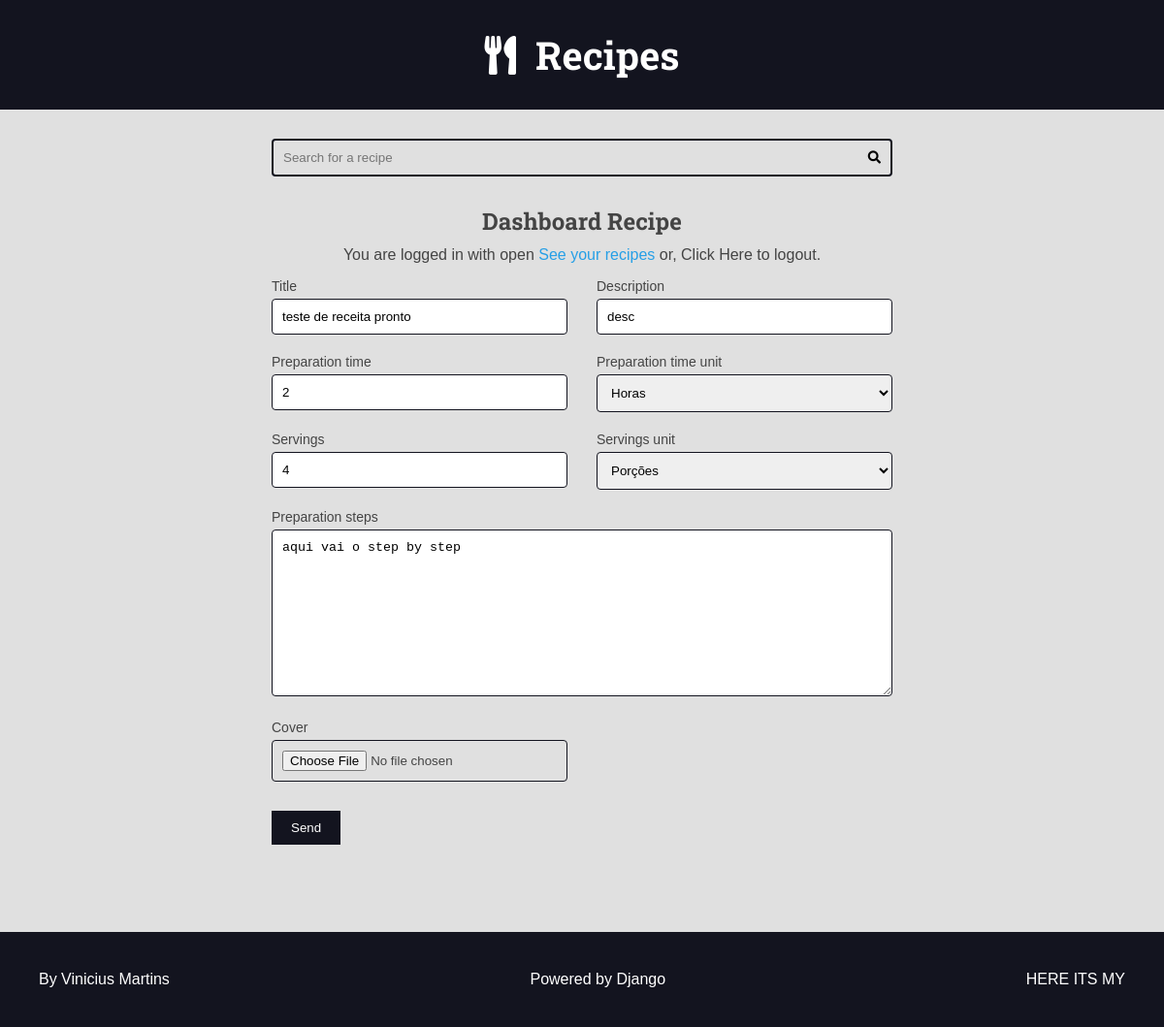
The app's page /authors/dashboard/recipe/1020/edit/ (signed in) with its own data.
### recipes/models.py (models this page shows, shortened)
class Recipe(models.Model):
    title = models.CharField(max_length=65)
    description = models.CharField(max_length=165)
    slug = models.SlugField(unique=True)
    preparation_time = models.IntegerField()
    preparation_time_unit = models.CharField(max_length=65)
    servings = models.IntegerField()
    servings_unit = models.CharField(max_length=65)
    preparation_steps = models.TextField()
    preparation_steps_is_html = models.BooleanField(default=False)
    created_at = models.DateTimeField(auto_now_add=True)
    updated_at = models.DateTimeField(auto_now=True)
    is_published = models.BooleanField(default=False)
    cover = models.ImageField(upload_to='recipes/covers/%Y/%m/%d/', blank=True, default='')
    category = models.ForeignKey(
        Category, on_delete=models.SET_NULL, null=True, blank=True, default=None,
    )
    author = models.ForeignKey(
        User, on_delete=models.SET_NULL, null=True
    )

### authors/views.py (the view, shortened to what this page needs)
@login_required(login_url='authors:login', redirect_field_name='next')
def dashboard_recipe_edit(request, id):
    recipe = Recipe.objects.filter(
        is_published=False,
        author=request.user,
        pk=id,
    ).first()
    if not recipe:
        raise Http404()
    form = AuthorRecipeForm(
        data=request.POST or None,
        files=request.FILES or None,
        instance=recipe
    )
    return render(
        request,
        'authors/pages/dashboard_recipe.html',
        context={
            'form': form
        }
    )

### authors/forms/recipe_form.py
class AuthorRecipeForm(forms.ModelForm):
    def __init__(self, *args, **kwargs):
        super().__init__(*args, **kwargs)
        add_attr(self.fields.get('preparation_steps'), 'class', 'span-2')
    class Meta:
        model = Recipe
        fields = 'title', 'description', 'preparation_time',\
            'preparation_time_unit', 'servings', 'servings_unit',\
            'preparation_steps', 'cover',
        widgets = {
            'cover': forms.FileInput(
                attrs={
                    'class': 'span2'
                }
            ),
            'servings_unit': forms.Select(
                choices=(
                    ('Porcoes', 'Porções'),
                    ('Pedacos', 'Pedaços'),
                    ('Pessoas', 'Pessoas'),
                )
            ),
            'preparation_time_unit': forms.Select(
                choices=(
                    ('horas', 'Horas'),
                    ('minutos', 'Minutos'),
                )
            )
        }

### utils/django_forms.py (called while the page is built)
def add_attr(field, attr_name, attr_new_val):
    existing = field.widget.attrs.get(attr_name, '')
    field.widget.attrs[attr_name] = f'{existing} {attr_new_val}'.strip()

### authors/templates/authors/pages/dashboard_recipe.html (shortened to what this page needs)
{% extends 'global/base.html' %}
{% block content %}
  <div class="main-content center container">
    <h2>Dashboard Recipe</h2>
    {% include 'authors/partials/login_message.html' %}
    <div class="left">
      {% include 'global/partials/form.html' %}
    </div>
  </div>
  {% endblock content %}

### authors/templates/authors/partials/login_message.html (shortened to what this page needs)
{% if request.user.is_authenticated %}
<div class="login-message">
  You are logged in with
  {{request.user.username}}
  <a href="{% url 'authors:dashboard' %}"> See your recipes </a>or,
  <form class="inline-form" action="{% url 'authors:logout' %}" method='POST'>
    <button type="submit" class="plaintext-button">Click Here</button>
  </form> to logout.
</div>
{% endif %}

### base_templates/global/partials/form.html (shortened to what this page needs)
<div class="main-content container">
    <form class="main-form" action="{{form_action}}" method="POST" enctype="multipart/form-data">
      <div class="form-content form-content-grid">
        {% for field in form %}
          <div class="form-group {{field.field.widget.attrs.class}}">
            <label for="{{ field.id_for_label }}">{{ field.label }}</label>
            {{field}}
          </div>
        {% endfor %}
      </div>
      <div class="form-content form-content-grid">
        <div class="form-group">
          <button type="submit">Send</button>
        </div>
      </div>
    </form>
  </div>

### base_static/global/css/styles.css (style rules this page uses)
:root { --color-primary: #269fe6; --color-primary-hover: #2086c2; --color-primary-dark: #13141f; --color-primary-dark-hover: #212336; --color-primary-light: #d4ecfa; --color-primary-light-hover: #bdd8e7; --color-white: #fff; --color-black: #000; --color-dark-text: #444; --color-info-light: #cce5ff; --color-debug-light: #cce5ff; --color-success-light: #d4edda; --color-alert-light: #fff3cd; --color-warning-light: #fff3cd; --color-error-light: #f8d7da; --color-info-dark: #4d86c4; --color-debug-dark: #4d86c4; --color-success-dark: #4a9c5d; --color-alert-dark: #927f40; --color-warning-dark: #927f40; --color-error-dark: #da525d; --color-gray-0: #f9f9f9; --color-gray-1: #e0e0e0; --color-gray-2: #c7c7c7; --color-gray-3: #aeaeae; --color-gray-4: #959595; --color-gray-5: #7d7d7d; --color-gray-6: #646464; --color-gray-7: #4b4b4b; --color-gray-8: #323232; --color-gray-9: #191919; --font-primary: sans-serif; --font-headings: 'Roboto Slab', serif; --spacing-gutter-medium: 3rem; --spacing-gutter-large: 4rem; }
* { padding: 0; margin: 0; box-sizing: border-box; }
html { font-size: 62.5%; }
body { font-size: 1.6rem; font-family: var(--font-primary); background: var(--color-gray-1); color: var(--color-dark-text); }
h1, h2, h3, h4, h5, h6 { font-family: var(--font-headings); }
a { color: var(--color-primary); text-decoration: none; }
.container { max-width: 144rem; margin: 0 auto; padding: var(--spacing-gutter-medium); }
.main-content { padding-top: 0; }
.form-content { max-width: 64rem; margin: 0 auto; margin-bottom: var(--spacing-gutter-medium); }
.form-content label, .form-content .help-text, .errorlist { display: block; margin: 0.5rem 0; font-size: 1.4rem; list-style-type: none; }
.form-content textarea, .form-content select, .form-content input { width: 100%; padding: 1rem; border-radius: 0.4rem; border: 1px solid var(--color-primary-dark); }
.form-content-grid { display: grid; grid-template-columns: repeat(auto-fit, minmax(30rem, 1fr)); gap: calc(var(--spacing-gutter-medium) / 2) var(--spacing-gutter-medium); }
.form-content button { padding: 1rem 2rem; border: none; background: var(--color-primary-dark); color: var(--color-white); }
.inline-form { display: inline; }
.span-2 { grid-column: span 2; }
.plaintext-button { display: inline; border: none; background: none; cursor: pointer; color: var(--font-primary); font-size: 1.6rem; }
.login-message { margin: 1rem 0; }
.center { text-align: center; }
.left { text-align: left; }

### records on screen
Recipe: form "teste de receita pronto" "desc" "2" "Horas" "4" "Porções" "aqui vai o step by step"

### other values on screen
{{ request.user.username }} "open"
{{ field.label }} "Title" "Description" "Preparation time" "Preparation time unit" "Servings" "Servings unit" "Preparation steps" "Cover"
